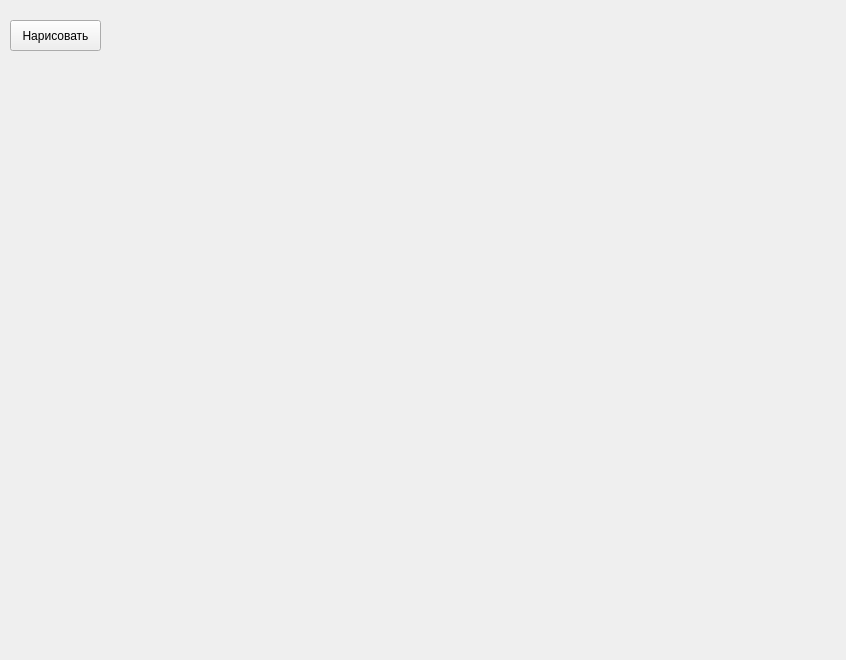
<?xml version="1.0" encoding="UTF-8"?>
<ui version="4.0">
 <class>Form</class>
 <widget class="QWidget" name="Form">
  <property name="geometry">
   <rect>
    <x>0</x>
    <y>0</y>
    <width>846</width>
    <height>660</height>
   </rect>
  </property>
  <property name="windowTitle">
   <string>Form</string>
  </property>
  <widget class="QPushButton" name="pushButton">
   <property name="geometry">
    <rect>
     <x>10</x>
     <y>20</y>
     <width>91</width>
     <height>31</height>
    </rect>
   </property>
   <property name="text">
    <string>Нарисовать</string>
   </property>
  </widget>
 </widget>
 <resources/>
 <connections/>
</ui>
